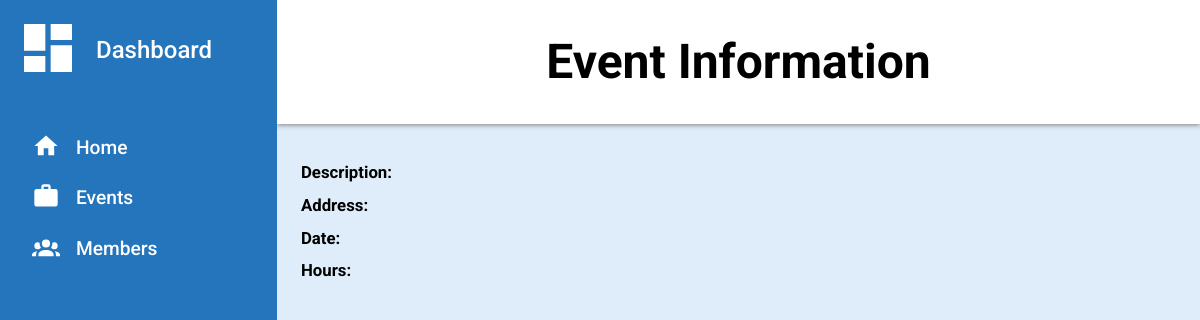
Before: /event/10 with the older database file.
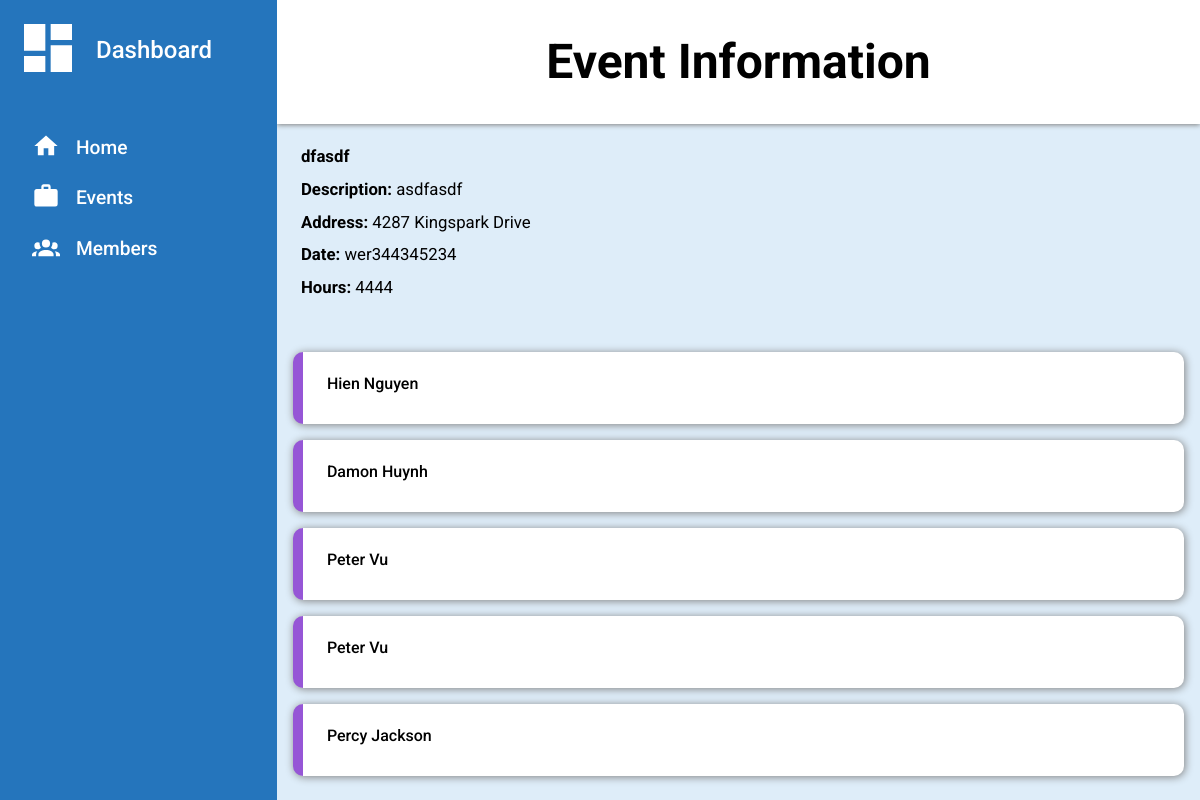
After: the same page with the newer database file.
### app.py (models this page shows)
class Event(db.Model):
    id = db.Column(db.Integer, primary_key = True)
    name = db.Column(db.String(100), unique = False, index = True)
    description = db.Column(db.String(250), unique = False, index = True)
    address = db.Column(db.String(250), unique = False, index = True)
    date = db.Column(db.String(40), unique = False, index = True)
    hours = db.Column(db.Integer, index = True, unique = False)

class Member(db.Model):
    id = db.Column(db.Integer, primary_key = True)
    name = db.Column(db.String(100), unique = False, index = True)
    student_id = db.Column(db.Integer, index = True, unique = False)
    hours = db.Column(db.Integer, index = True, unique = False)
    grade = db.Column(db.Integer, index = True, unique = False)
    email = db.Column(db.String(100), unique = False, index = True)
    events = db.relationship('Event', secondary = member_event, backref = 'members')

### app.py (the view)
@app.route('/event/<int:id>')
def event(id):
    event = Event.query.get(id)
    return render_template('event.html', event = event)

### templates/event.html (shortened to what this page needs)
{% extends 'base.html' %}
{% block content %}
<div class="header">
    <div class = "eventName">
        <p>Event Information</p>
    </div>
</div>
<div class="sidebar">
    <p><span><svg class="dash clickable" xmlns="http://www.w3.org/2000/svg" viewBox="0 0 24 24"><title>view-dashboard</title><path d="M13,3V9H21V3M13,21H21V11H13M3,21H11V15H3M3,13H11V3H3V13Z" /></svg></span>Dashboard</p>
    <ul>
        <a href="{{ url_for('dashboard') }}">
            <li class="clickable"><span><svg xmlns="http://www.w3.org/2000/svg" viewBox="0 0 24 24"><title>home</title><path d="M10,20V14H14V20H19V12H22L12,3L2,12H5V20H10Z" /></svg></span>Home</li>
        </a>
        <a href="{{ url_for('events') }}">
            <li class="clickable"><span><svg xmlns="http://www.w3.org/2000/svg" viewBox="0 0 24 24"><title>briefcase</title><path d="M10,2H14A2,2 0 0,1 16,4V6H20A2,2 0 0,1 22,8V19A2,2 0 0,1 20,21H4C2.89,21 2,20.1 2,19V8C2,6.89 2.89,6 4,6H8V4C8,2.89 8.89,2 10,2M14,6V4H10V6H14Z" /></svg></span>Events</li>
        </a>
        <a href="{{ url_for('members') }}">
            <li class="clickable"><span></span>Members</li>
        </a>
    </ul>
</div>
<div class="content">
    <div class="info">
        <p><span>{{ event.name }}</span></p>
        <p><span>Description:</span> {{ event.description }}</p>
        <p><span>Address:</span> {{ event.address }}</p>
        <p><span>Date: </span>{{ event.date }}</p>
        <p><span>Hours:</span> {{ event.hours }}</p>
    </div>
    <div class="members">
        <p class="content-label"></p>
        {% for member in event.members %}
            <a class="clickable" href="{{ url_for('member', id = member.id) }}">
                <div>
                    <p>{{ member.name }}</p>
                </div>
            </a>
        {% endfor %}
    </div>
</div>
{% endblock %}

Changed rows visible on the page:
added Event: name "dfasdf", description "asdfasdf", address "4287 Kingspark Drive", date "wer344345234", hours "4444"
now on this page (row edited): Member: name "Hien Nguyen"
now on this page (row edited): Member: name "Damon Huynh"
now on this page (row edited): Member: name "Peter Vu"
now on this page (row edited): Member: name "Peter Vu"
added Member: name "Percy Jackson"
